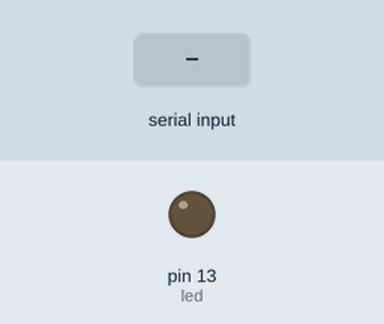
Recording of a sketch running on a simulated Arduino Uno, built with avr-gcc and run on an emulated ATmega328P. On the bench: output pins drawn as LEDs (lit = HIGH). The test bench sets the inputs (shaded band).

Above: at 1.2 s.
1.3 s: "1" received over Serial
At 2.5 s:
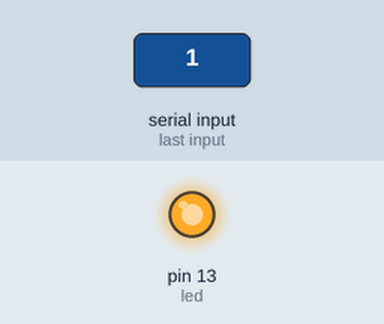
2.8 s: "0" received over Serial
At 3.8 s:
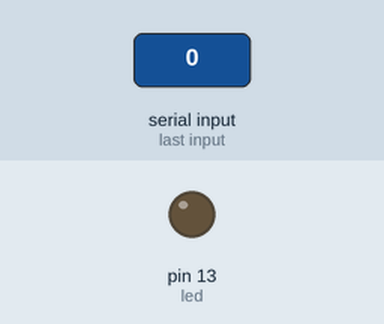
Timing chart, 0 to 5.8 s (numbered marks = the images above; inputs shaded):
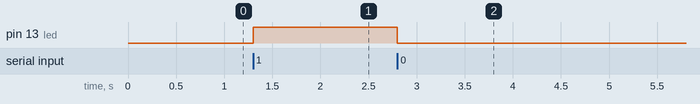

Measured:
- after the input at 1.3 s, pin 13 (led): LOW → HIGH at once
- after the input at 2.8 s, pin 13 (led): HIGH → LOW at once

The sketch:

4_RW_Led.ino
```cpp
int led=13;
char ch='0';
void setup() {
  // put your setup code here, to run once:
  Serial.begin(9600);
  pinMode(led,OUTPUT);
}

void loop() {
  // put your main code here, to run repeatedly:
  if (Serial.available())
  {
    ch=Serial.read();
    if (ch=='1')
      digitalWrite(led,HIGH);
    else if (ch=='0')
      digitalWrite(led,LOW);
  }
}
```
